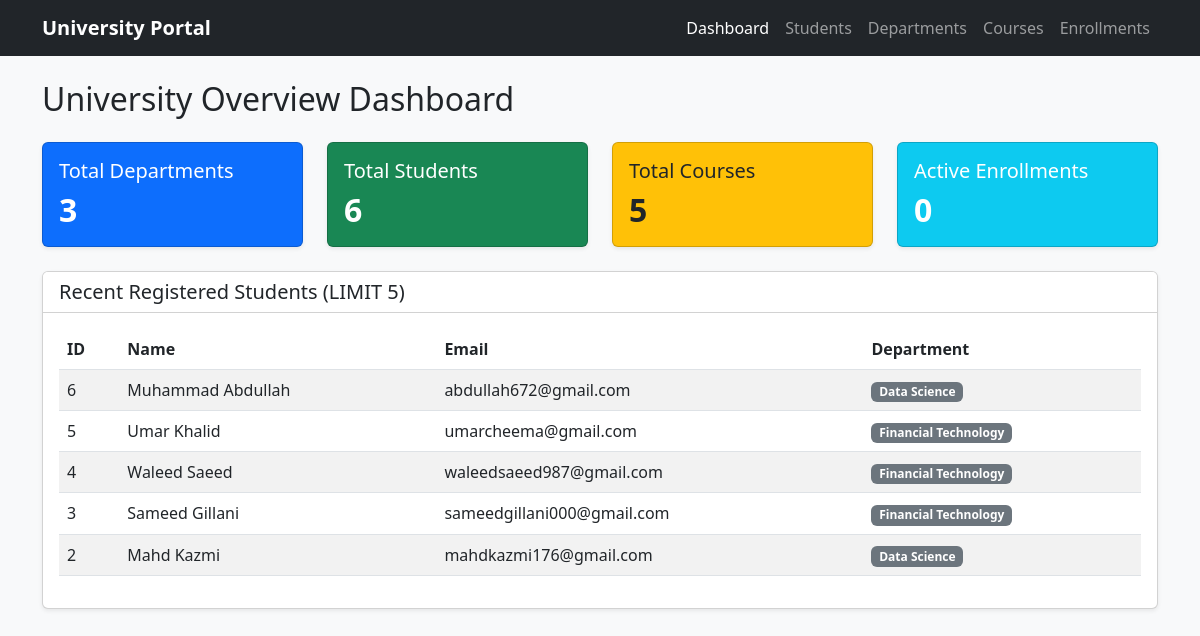
The page / on the database its author committed.
### tables this page shows
CREATE TABLE IF NOT EXISTS students (
    id INT AUTO_INCREMENT PRIMARY KEY,
    name VARCHAR(255) NOT NULL,
    email VARCHAR(255) NOT NULL UNIQUE,
    department_id INT NOT NULL,
    created_at TIMESTAMP DEFAULT CURRENT_TIMESTAMP,
    updated_at TIMESTAMP DEFAULT CURRENT_TIMESTAMP ON UPDATE CURRENT_TIMESTAMP,
    FOREIGN KEY (department_id) REFERENCES departments(id) ON DELETE CASCADE
);

CREATE TABLE IF NOT EXISTS departments (
    id INT AUTO_INCREMENT PRIMARY KEY,
    department_name VARCHAR(255) NOT NULL UNIQUE,
    created_at TIMESTAMP DEFAULT CURRENT_TIMESTAMP
);

### config/Database.php (called while the page is built)
<?php
class Database {
    private static ?PDO $instance = null;
    public static function getConnection(): PDO {
        if (self::$instance === null) {
            $host = 'localhost';
            $db = 'university_portal_ai';
            $user = 'root';
            $pass = '';
            $charset = 'utf8mb4';
            $dsn = "mysql:host=$host;dbname=$db;charset=$charset";
            $options = [
                PDO::ATTR_ERRMODE            => PDO::ERRMODE_EXCEPTION,
                PDO::ATTR_DEFAULT_FETCH_MODE => PDO::FETCH_ASSOC,
                PDO::ATTR_EMULATE_PREPARES   => false,
            ];
            try {
                self::$instance = new PDO($dsn, $user, $pass, $options);
            } catch (PDOException $e) {
                throw new PDOException("Database connection failed: " . $e->getMessage(), (int)$e->getCode());
            }
        }
        return self::$instance;
    }
}

### classes/Department.php (called while the page is built, shortened)
<?php
require_once __DIR__ . '/../config/Database.php';
class Department {
    private PDO $db;
    public function __construct() {
        $this->db = Database::getConnection();
    }
    public function getCount(): int {
        return (int)$this->db->query("SELECT COUNT(*) FROM departments")->fetchColumn();
    }
}

### classes/Student.php (called while the page is built, shortened)
<?php
require_once __DIR__ . '/../config/Database.php';
class Student {
    private PDO $db;
    public function __construct() {
        $this->db = Database::getConnection();
    }
    public function getRecent(int $limit = 5): array {
        $stmt = $this->db->prepare("
            SELECT students.*, departments.department_name
            FROM students
            JOIN departments ON students.department_id = departments.id
            ORDER BY students.id DESC
            LIMIT ?
        ");
        $stmt->bindValue(1, $limit, PDO::PARAM_INT);
        $stmt->execute();
        return $stmt->fetchAll();
    }
    public function getCount(): int {
        return (int)$this->db->query("SELECT COUNT(*) FROM students")->fetchColumn();
    }
}

### classes/Course.php (called while the page is built, shortened)
<?php
require_once __DIR__ . '/../config/Database.php';
class Course {
    private PDO $db;
    public function __construct() {
        $this->db = Database::getConnection();
    }
    public function getCount(): int {
        return (int)$this->db->query("SELECT COUNT(*) FROM courses")->fetchColumn();
    }
}

### classes/Enrollment.php (called while the page is built, shortened)
<?php
require_once __DIR__ . '/../config/Database.php';
class Enrollment {
    private PDO $db;
    public function __construct() {
        $this->db = Database::getConnection();
    }
    public function getCount(): int {
        return (int)$this->db->query("SELECT COUNT(*) FROM enrollments")->fetchColumn();
    }
}

### index.php (the view, shortened to what this page needs)
<?php
require_once 'classes/Department.php';
require_once 'classes/Student.php';
require_once 'classes/Course.php';
require_once 'classes/Enrollment.php';
$deptModel = new Department();
$studentModel = new Student();
$courseModel = new Course();
$enrollmentModel = new Enrollment();
$deptCount = $deptModel->getCount();
$studentCount = $studentModel->getCount();
$courseCount = $courseModel->getCount();
$enrollmentCount = $enrollmentModel->getCount();
$recentStudents = $studentModel->getRecent(5);
$activePage = "dashboard";
require_once 'includes/header.php';
?>
<h2 class="mb-4">University Overview Dashboard</h2>
<div class="row mb-4">
    <div class="col-md-3">
        <div class="card bg-primary text-white shadow-sm">
            <div class="card-body">
                <h5>Total Departments</h5>
                <h2 class="fw-bold mb-0"><?= $deptCount ?></h2>
            </div>
        </div>
    </div>
    <div class="col-md-3">
        <div class="card bg-success text-white shadow-sm">
            <div class="card-body">
                <h5>Total Students</h5>
                <h2 class="fw-bold mb-0"><?= $studentCount ?></h2>
            </div>
        </div>
    </div>
    <div class="col-md-3">
        <div class="card bg-warning text-dark shadow-sm">
            <div class="card-body">
                <h5>Total Courses</h5>
                <h2 class="fw-bold mb-0"><?= $courseCount ?></h2>
            </div>
        </div>
    </div>
    <div class="col-md-3">
        <div class="card bg-info text-white shadow-sm">
            <div class="card-body">
                <h5>Active Enrollments</h5>
                <h2 class="fw-bold mb-0"><?= $enrollmentCount ?></h2>
            </div>
        </div>
    </div>
</div>
<div class="card shadow-sm">
    <div class="card-header bg-white"><h5 class="mb-0">Recent Registered Students (LIMIT 5)</h5></div>
    <div class="card-body">
        <table class="table table-striped align-middle">
            <thead>
                <tr><th>ID</th><th>Name</th><th>Email</th><th>Department</th></tr>
            </thead>
            <tbody>
                <?php foreach ($recentStudents as $student): ?>
                    <tr>
                        <td><?= $student['id'] ?></td>
                        <td><?= htmlspecialchars($student['name']) ?></td>
                        <td><?= htmlspecialchars($student['email']) ?></td>
                        <td><span class="badge bg-secondary"><?= htmlspecialchars($student['department_name']) ?></span></td>
                    </tr>
                <?php endforeach; ?>
            </tbody>
        </table>
    </div>
</div>
<?php require_once 'includes/footer.php'; ?>

### includes/header.php (shortened to what this page needs)
<!DOCTYPE html>
<html lang="en">
<head>
    <link href="https://cdn.jsdelivr.net/npm/bootstrap@5.3.0/dist/css/bootstrap.min.css" rel="stylesheet">
</head>
<body class="bg-light">
<nav class="navbar navbar-expand-lg navbar-dark bg-dark mb-4">
    <div class="container">
        <a class="navbar-brand fw-bold" href="index.php">University Portal</a>
        <div class="navbar-nav">
            <a class="nav-link <?= ($activePage == 'dashboard') ? 'active' : '' ?>" href="index.php">Dashboard</a>
            <a class="nav-link <?= ($activePage == 'students') ? 'active' : '' ?>" href="students.php">Students</a>
            <a class="nav-link <?= ($activePage == 'departments') ? 'active' : '' ?>" href="departments.php">Departments</a>
            <a class="nav-link <?= ($activePage == 'courses') ? 'active' : '' ?>" href="courses.php">Courses</a>
            <a class="nav-link <?= ($activePage == 'enrollments') ? 'active' : '' ?>" href="enrollments.php">Enrollments</a>
        </div>
    </div>
</nav>
<div class="container">

### includes/footer.php (shortened to what this page needs)
</div>
</body>
</html>

### rows shown on the page
students: id "6", name "Muhammad Abdullah", email "abdullah672@gmail.com", department.department_name "Data Science"
students: id "5", name "Umar Khalid", email "umarcheema@gmail.com", department.department_name "Financial Technology"
students: id "4", name "Waleed Saeed", email "waleedsaeed987@gmail.com", department.department_name "Financial Technology"
students: id "3", name "Sameed Gillani", email "sameedgillani000@gmail.com", department.department_name "Financial Technology"
students: id "2", name "Mahd Kazmi", email "mahdkazmi176@gmail.com", department.department_name "Data Science"

### other values the page prints
$deptCount "3"
$studentCount "6"
$courseCount "5"
$enrollmentCount "0"
